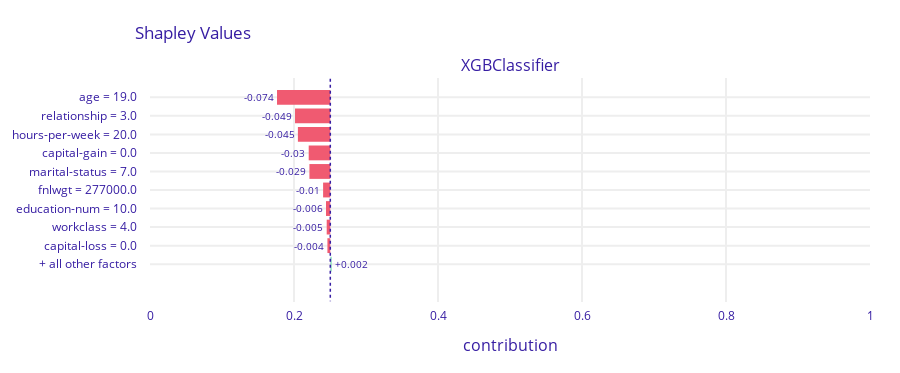

The code cell stored with this chart in its notebook:
### Code cell
exp.predict_parts(test_set.iloc[9, :], type='shap').plot(min_max=[0,1])

### Figure 1 — Plotly figure (JSON) as saved in the notebook; plotly's stock layout.template omitted (floating-point values rounded to 4 significant figures)
{"data": [{"base": 0.2504, "hoverinfo": "text", "hoverlabel": {"bgcolor": "rgba(0,0,0,0.8)"}, "hovertext": ["Average response: 0.25<br>Prediction: 0.0<br>age = 19.0<br>decreases average response <br>by 0.074", "Average response: 0.25<br>Prediction: 0.0<br>relationship = 3.0<br>decreases average response <br>by 0.049", "Average response: 0.25<br>Prediction: 0.0<br>hours-per-week = 20.0<br>decreases average response <br>by 0.045", "Average response: 0.25<br>Prediction: 0.0<br>capital-gain = 0.0<br>decreases average response <br>by 0.03", "Average response: 0.25<br>Prediction: 0.0<br>marital-status = 7.0<br>decreases average response <br>by 0.029", "Average response: 0.25<br>Prediction: 0.0<br>fnlwgt = 277000.0<br>decreases average response <br>by 0.01", "Average response: 0.25<br>Prediction: 0.0<br>education-num = 10.0<br>decreases average response <br>by 0.006", "Average response: 0.25<br>Prediction: 0.0<br>workclass = 4.0<br>decreases average response <br>by 0.005", "Average response: 0.25<br>Prediction: 0.0<br>capital-loss = 0.0<br>decreases average response <br>by 0.004", "Average response: 0.25<br>Prediction: 0.0<br>+ all other factors<br>increases average response <br>by 0.002"], "marker": {"color": ["#f05a71", "#f05a71", "#f05a71", "#f05a71", "#f05a71", "#f05a71", "#f05a71", "#f05a71", "#f05a71", "#8bdcbe"]}, "orientation": "h", "showlegend": false, "text": ["-0.074", "-0.049", "-0.045", "-0.03", "-0.029", "-0.01", "-0.006", "-0.005", "-0.004", "+0.002"], "textposition": "outside", "type": "bar", "x": [-0.074, -0.049, -0.045, -0.03, -0.029, -0.01, -0.006, -0.005, -0.004, 0.002], "xaxis": "x", "y": ["age = 19.0", "relationship = 3.0", "hours-per-week = 20.0", "capital-gain = 0.0", "marital-status = 7.0", "fnlwgt = 277000.0", "education-num = 10.0", "workclass = 4.0", "capital-loss = 0.0", "+ all other factors"], "yaxis": "y"}], "layout": {"annotations": [{"font": {"size": 16}, "showarrow": false, "text": "XGBClassifier", "x": 0.5, "xanchor": "center", "xref": "paper", "y": 1, "yanchor": "bottom", "yref": "paper"}, {"font": {"size": 16}, "showarrow": false, "text": "contribution", "x": 0.5, "xanchor": "center", "xref": "paper", "y": 0, "yanchor": "top", "yref": "paper", "yshift": -30}], "font": {"color": "#371ea3"}, "height": 373, "margin": {"b": 71, "r": 30, "t": 78}, "shapes": [{"line": {"color": "#371ea3", "dash": "dot", "width": 1.5}, "type": "line", "x0": 0.2504, "x1": 0.2504, "xref": "x", "y0": -1, "y1": 11, "yref": "y"}], "title": {"text": "Shapley Values", "x": 0.15}, "xaxis": {"anchor": "y", "automargin": true, "domain": [0, 1], "fixedrange": true, "gridwidth": 2, "range": [0, 1], "tickcolor": "white", "ticklen": 3, "ticks": "outside", "type": "linear", "zeroline": false}, "yaxis": {"anchor": "x", "automargin": true, "autorange": "reversed", "domain": [0, 1], "fixedrange": true, "gridwidth": 2, "tickcolor": "white", "ticklen": 10, "ticks": "outside", "type": "category"}}}
